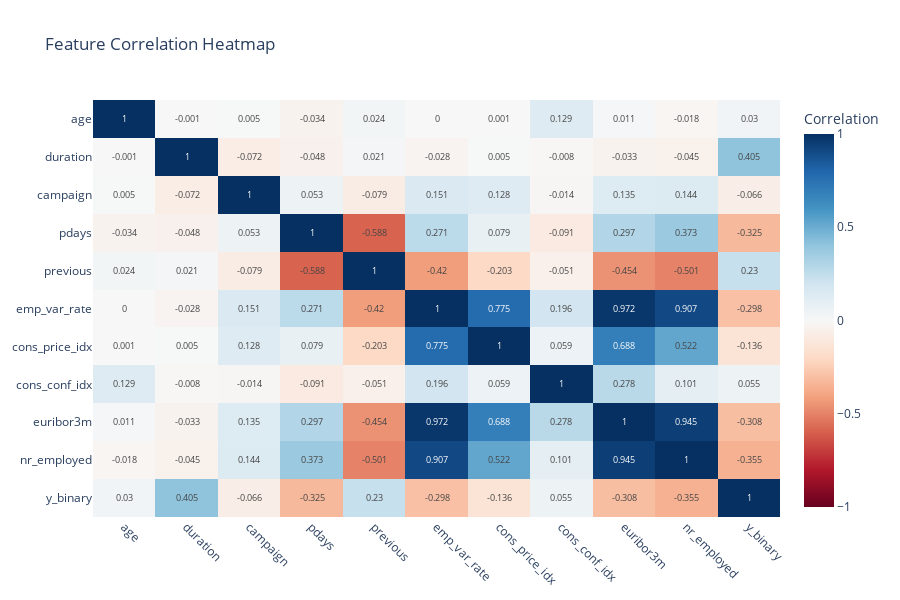

Here is the notebook cell this chart was saved with:
### Code cell
# Cell 7: Correlation Analysis (Heatmap)

print("\n--- Correlation Analysis ---")

# Ensure only existing numerical columns + target are used
corr_cols = [col for col in NUMERICAL_FEATURES if col in df_filtered.columns] + ['y_binary']
num_df = df_filtered[corr_cols].copy()
corr = num_df.corr(numeric_only=True)

print("Correlation Matrix Head:")
print(corr.head())

# Strongest Correlations with Target
if 'y_binary' in corr.columns:
    target_corr = corr['y_binary'].drop('y_binary', errors='ignore')
    target_corr_sorted = target_corr.abs().sort_values(ascending=False).head(8)
    
    print("\nStrongest Correlations with Target:")
    for feat in target_corr_sorted.index:
        val = corr.loc[feat, 'y_binary']
        print(f"{'🟢' if val > 0 else '🔴'} {feat}: {val:+.4f}")

# Feature Correlation Heatmap
if len(corr.columns) > 1:
    fig_corr = go.Figure(data=go.Heatmap(
        z=corr.values,
        x=corr.columns,
        y=corr.columns,
        colorscale='RdBu',
        zmid=0,
        zmin=-1,
        zmax=1,
        text=np.round(corr.values, 3),
        texttemplate='%{text}',
        textfont={"size": 9},
        colorbar=dict(title="Correlation")
    ))
    
    fig_corr.update_layout(
        title="Feature Correlation Heatmap",
        height=600,
        xaxis={'side': 'bottom', 'tickangle': 45},
        yaxis={'autorange': 'reversed'}
    )
    fig_corr.show()
else:
    print("Not enough numerical features to display a correlation heatmap.")

### Figure 1 — Plotly figure (JSON) as saved in the notebook; plotly's stock layout.template omitted (floating-point values rounded to 4 significant figures)
{"data": [{"colorbar": {"title": {"text": "Correlation"}}, "colorscale": [[0, "rgb(103,0,31)"], [0.1, "rgb(178,24,43)"], [0.2, "rgb(214,96,77)"], [0.3, "rgb(244,165,130)"], [0.4, "rgb(253,219,199)"], [0.5, "rgb(247,247,247)"], [0.6, "rgb(209,229,240)"], [0.7, "rgb(146,197,222)"], [0.8, "rgb(67,147,195)"], [0.9, "rgb(33,102,172)"], [1, "rgb(5,48,97)"]], "text": [[1.0, -0.001, 0.005, -0.034, 0.024, -0.0, 0.001, 0.129, 0.011, -0.018, 0.03], [-0.001, 1.0, -0.072, -0.048, 0.021, -0.028, 0.005, -0.008, -0.033, -0.045, 0.405], [0.005, -0.072, 1.0, 0.053, -0.079, 0.151, 0.128, -0.014, 0.135, 0.144, -0.066], [-0.034, -0.048, 0.053, 1.0, -0.588, 0.271, 0.079, -0.091, 0.297, 0.373, -0.325], [0.024, 0.021, -0.079, -0.588, 1.0, -0.42, -0.203, -0.051, -0.454, -0.501, 0.23], [-0.0, -0.028, 0.151, 0.271, -0.42, 1.0, 0.775, 0.196, 0.972, 0.907, -0.298], [0.001, 0.005, 0.128, 0.079, -0.203, 0.775, 1.0, 0.059, 0.688, 0.522, -0.136], [0.129, -0.008, -0.014, -0.091, -0.051, 0.196, 0.059, 1.0, 0.278, 0.101, 0.055], [0.011, -0.033, 0.135, 0.297, -0.454, 0.972, 0.688, 0.278, 1.0, 0.945, -0.308], [-0.018, -0.045, 0.144, 0.373, -0.501, 0.907, 0.522, 0.101, 0.945, 1.0, -0.355], [0.03, 0.405, -0.066, -0.325, 0.23, -0.298, -0.136, 0.055, -0.308, -0.355, 1.0]], "textfont": {"size": 9}, "texttemplate": "%{text}", "type": "heatmap", "x": ["age", "duration", "campaign", "pdays", "previous", "emp_var_rate", "cons_price_idx", "cons_conf_idx", "euribor3m", "nr_employed", "y_binary"], "y": ["age", "duration", "campaign", "pdays", "previous", "emp_var_rate", "cons_price_idx", "cons_conf_idx", "euribor3m", "nr_employed", "y_binary"], "z": [[1.0, -0.0008657, 0.004594, -0.03437, 0.02436, -0.0003707, 0.0008567, 0.1294, 0.01077, -0.01773, 0.0304], [-0.0008657, 1.0, -0.0717, -0.04758, 0.02064, -0.02797, 0.005312, -0.008173, -0.0329, -0.0447, 0.4053], [0.004594, -0.0717, 1.0, 0.05258, -0.07914, 0.1508, 0.1278, -0.01373, 0.1351, 0.1441, -0.06636], [-0.03437, -0.04758, 0.05258, 1.0, -0.5875, 0.271, 0.07889, -0.09134, 0.2969, 0.3726, -0.3249], [0.02436, 0.02064, -0.07914, -0.5875, 1.0, -0.4205, -0.2031, -0.05094, -0.4545, -0.5013, 0.2302], [-0.0003707, -0.02797, 0.1508, 0.271, -0.4205, 1.0, 0.7753, 0.196, 0.9722, 0.907, -0.2983], [0.0008567, 0.005312, 0.1278, 0.07889, -0.2031, 0.7753, 1.0, 0.05899, 0.6882, 0.522, -0.1362], [0.1294, -0.008173, -0.01373, -0.09134, -0.05094, 0.196, 0.05899, 1.0, 0.2777, 0.1005, 0.05488], [0.01077, -0.0329, 0.1351, 0.2969, -0.4545, 0.9722, 0.6882, 0.2777, 1.0, 0.9452, -0.3078], [-0.01773, -0.0447, 0.1441, 0.3726, -0.5013, 0.907, 0.522, 0.1005, 0.9452, 1.0, -0.3547], [0.0304, 0.4053, -0.06636, -0.3249, 0.2302, -0.2983, -0.1362, 0.05488, -0.3078, -0.3547, 1.0]], "zmax": 1, "zmid": 0, "zmin": -1}], "layout": {"height": 600, "title": {"text": "Feature Correlation Heatmap"}, "xaxis": {"side": "bottom", "tickangle": 45}, "yaxis": {"autorange": "reversed"}}}
